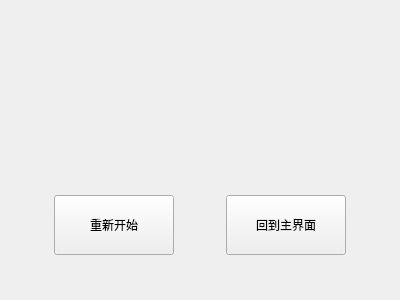
<?xml version="1.0" encoding="UTF-8"?>
<ui version="4.0">
 <class>ScoreWidget</class>
 <widget class="QWidget" name="ScoreWidget">
  <property name="geometry">
   <rect>
    <x>0</x>
    <y>0</y>
    <width>400</width>
    <height>300</height>
   </rect>
  </property>
  <property name="windowTitle">
   <string>Form</string>
  </property>
  <property name="styleSheet">
   <string notr="true"/>
  </property>
  <layout class="QVBoxLayout" name="verticalLayout">
   <property name="spacing">
    <number>0</number>
   </property>
   <property name="leftMargin">
    <number>0</number>
   </property>
   <property name="topMargin">
    <number>0</number>
   </property>
   <property name="rightMargin">
    <number>0</number>
   </property>
   <property name="bottomMargin">
    <number>0</number>
   </property>
   <item>
    <widget class="QLabel" name="textLable">
     <property name="font">
      <font>
       <pointsize>22</pointsize>
      </font>
     </property>
     <property name="text">
      <string/>
     </property>
     <property name="alignment">
      <set>Qt::AlignCenter</set>
     </property>
    </widget>
   </item>
   <item>
    <widget class="QWidget" name="widget" native="true">
     <layout class="QHBoxLayout" name="horizontalLayout">
      <item>
       <spacer name="horizontalSpacer">
        <property name="orientation">
         <enum>Qt::Horizontal</enum>
        </property>
        <property name="sizeHint" stdset="0">
         <size>
          <width>40</width>
          <height>20</height>
         </size>
        </property>
       </spacer>
      </item>
      <item>
       <widget class="QPushButton" name="againBtn">
        <property name="minimumSize">
         <size>
          <width>120</width>
          <height>60</height>
         </size>
        </property>
        <property name="text">
         <string>重新开始</string>
        </property>
       </widget>
      </item>
      <item>
       <spacer name="horizontalSpacer_3">
        <property name="orientation">
         <enum>Qt::Horizontal</enum>
        </property>
        <property name="sizeHint" stdset="0">
         <size>
          <width>32</width>
          <height>20</height>
         </size>
        </property>
       </spacer>
      </item>
      <item>
       <widget class="QPushButton" name="homeBtn">
        <property name="minimumSize">
         <size>
          <width>120</width>
          <height>60</height>
         </size>
        </property>
        <property name="text">
         <string>回到主界面</string>
        </property>
       </widget>
      </item>
      <item>
       <spacer name="horizontalSpacer_2">
        <property name="orientation">
         <enum>Qt::Horizontal</enum>
        </property>
        <property name="sizeHint" stdset="0">
         <size>
          <width>32</width>
          <height>20</height>
         </size>
        </property>
       </spacer>
      </item>
     </layout>
    </widget>
   </item>
  </layout>
 </widget>
 <resources/>
 <connections/>
</ui>
